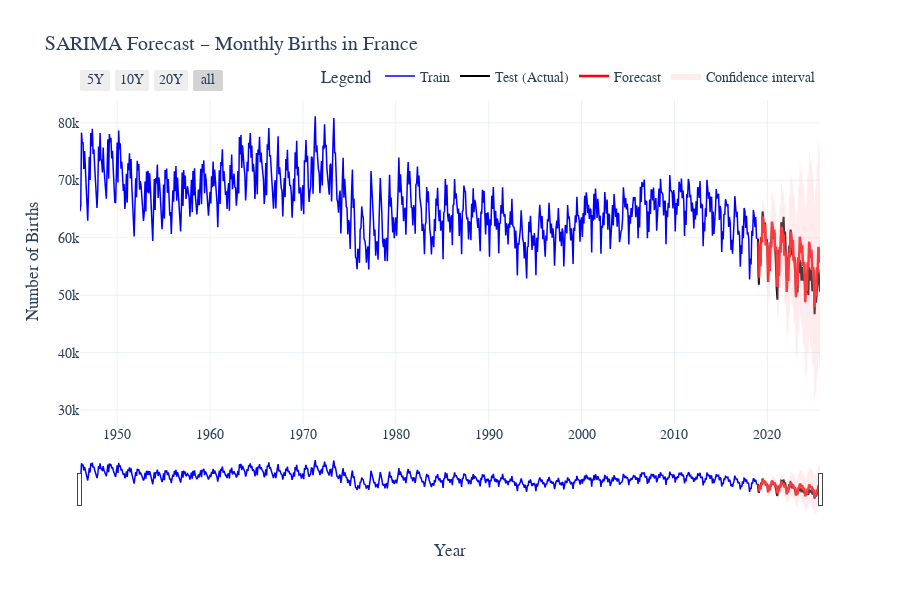

Notebook cell for this chart:
### Code cell
fig = go.Figure()

# --- Train data
fig.add_trace(go.Scatter(
    x=train.index, y=train,
    mode="lines",
    name="Train",
    line=dict(color="blue", width=1.5)
))

# --- Test (actual)
fig.add_trace(go.Scatter(
    x=test.index, y=test,
    mode="lines",
    name="Test (Actual)",
    line=dict(color="black", width=2)
))

# --- Forecasted mean
fig.add_trace(go.Scatter(
    x=pred_mean.index, y=pred_mean,
    mode="lines",
    name="Forecast",
    line=dict(color="red", width=2.5)
))

# --- Confidence interval (as shaded area)
fig.add_trace(go.Scatter(
    x=conf_int.index.tolist() + conf_int.index[::-1].tolist(),
    y=conf_int.iloc[:,0].tolist() + conf_int.iloc[:,1][::-1].tolist(),
    fill="toself",
    fillcolor="rgba(255,192,203,0.3)",  # soft pink
    line=dict(color="rgba(255,255,255,0)"),
    hoverinfo="skip",
    name="Confidence interval"
))

# --- Layout configuration
fig.update_layout(
    title="SARIMA Forecast – Monthly Births in France",
    xaxis_title="Year",
    yaxis_title="Number of Births",
    template="plotly_white",
    hovermode="x unified",
    font=dict(family="Times New Roman", size=14),
    legend=dict(
        title="Legend",
        orientation="h",
        yanchor="bottom",
        y=1.02,
        xanchor="right",
        x=1
    ),
    height=600
)

# --- Add interactive time range slider
fig.update_xaxes(
    rangeslider_visible=True,
    rangeselector=dict(
        buttons=list([
            dict(count=60, label="5Y", step="month", stepmode="backward"),
            dict(count=120, label="10Y", step="month", stepmode="backward"),
            dict(count=240, label="20Y", step="month", stepmode="backward"),
            dict(step="all")
        ])
    )
)

fig.show()
